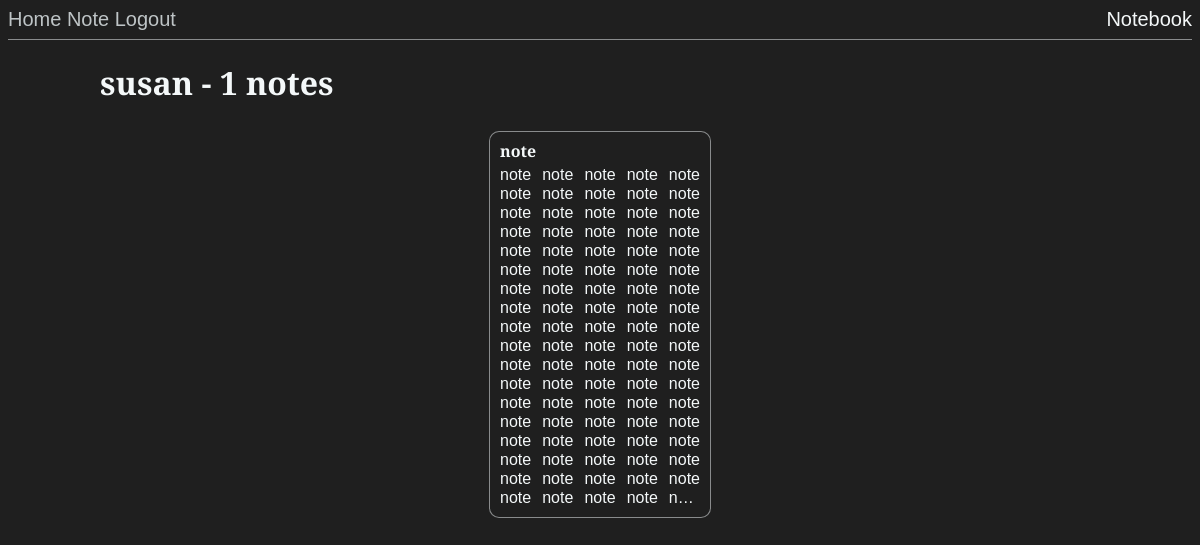
The app's page /index (signed in) with its own data.
### app/models.py (models this page shows, shortened)
class User(UserMixin, db.Model):
    id = db.Column(db.Integer, primary_key=True)
    username = db.Column(db.String(64), index=True, unique=True)
    email = db.Column(db.String(120), index=True, unique=True)
    password_hash = db.Column(db.String(128))
    notes = db.relationship('Note', backref='author', lazy='dynamic')

class Note(db.Model):
    id = db.Column(db.Integer, primary_key=True)
    header = db.Column(db.String(64))
    body = db.Column(db.String(140))
    timestamp = db.Column(db.DateTime, index=True, default=datetime.utcnow)
    user_id = db.Column(db.Integer, db.ForeignKey('user.id'))

### app/routes.py (the view)
@app.route('/')
@app.route('/index')
@login_required
def index():
    user = User.query.filter_by(username=current_user.username).first_or_404()
    return render_template('index.html', title='Home', notes=push_notes(user))

### app/models.py (called while the page is built)
@login.user_loader
def load_user(id):
    return User.query.get(int(id))

### app/routes.py (called while the page is built)
def push_notes(user):
    all_notes = []
    notes = user.notes.all()
    for n in reversed(notes):
        all_notes.append({'id': n.id, 'header': n.header, 'body': n.body})
    return all_notes

### app/templates/index.html (shortened to what this page needs)
{% extends "base.html" %}
{% block content %}
    <h1>{{ current_user.username }} - {{notes|length}} notes</h1>
    <div class="note_blocks"
         data-masonry='{ "itemSelector": ".note_block", "columnWidth": ".note_block", "isFitWidth": "true" }'>
        {% for note in notes %}
            <div class="note_block"
                 onclick="window.location.href='{{ url_for('note_edit', username=current_user.username, id=note.id) }}';">
                <p class="note_header"><b>{{ note.header }}</b></p>
                <p class="note_body">{{ note.body }}</p>
            </div>
        {% endfor %}
    </div>
{% endblock %}

### app/static/css/styles.css (style rules this page uses)
body { background-color: #1f1f1f; color: #f4f8f9; font-family: 'Alegreya Sans', sans-serif, "Lucida Sans Unicode"; text-align: justify; }
.note_blocks { margin: 0 auto; user-select: none; }
.note_block p { margin: 0; word-wrap: break-word; }
.note_block { float: left; height: max-content; width: 200px; padding: 10px; border: 1px solid rgba(244, 248, 249, 0.5); border-radius: 10px; background: #1f1f1f; color: #f4f8f9; margin: 5px; -webkit-transition: all 0.3s ease; -moz-transition: all 0.3s ease; }
.note_header { max-height: calc(19px * 3); overflow: hidden; line-height: 19px; display: -webkit-box; -webkit-line-clamp: 3; -webkit-box-orient: vertical; }
.note_body { padding-top: 4px; max-height: calc(19px * 18); min-height: calc(19px * 2); overflow: hidden; line-height: 19px; display: -webkit-box; -webkit-line-clamp: 18; -webkit-box-orient: vertical; }

### records on screen
User: username "susan"
Note: header "note", body "note note note note note note note note note note note note note note note note note note note note note note note note note note note note note note note note note note note note note note note note note note note note note note note note note note note note note note note note note note note note note note note note note note note note note note note note note note note note note note note note note note note note note note note note note…"

### other values on screen
{{ notes|length }} "1"
